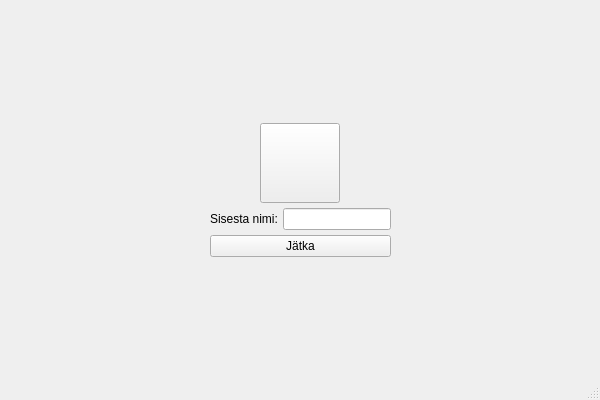
<?xml version="1.0" encoding="UTF-8"?>
<ui version="4.0">
 <class>QMainWindow</class>
 <widget class="QMainWindow" name="QMainWindow">
  <property name="geometry">
   <rect>
    <x>0</x>
    <y>0</y>
    <width>600</width>
    <height>400</height>
   </rect>
  </property>
  <property name="sizePolicy">
   <sizepolicy hsizetype="Expanding" vsizetype="Expanding">
    <horstretch>0</horstretch>
    <verstretch>0</verstretch>
   </sizepolicy>
  </property>
  <property name="minimumSize">
   <size>
    <width>600</width>
    <height>400</height>
   </size>
  </property>
  <property name="maximumSize">
   <size>
    <width>2400</width>
    <height>1600</height>
   </size>
  </property>
  <property name="windowTitle">
   <string>MÖLA</string>
  </property>
  <widget class="QWidget" name="centralwidget">
   <property name="sizePolicy">
    <sizepolicy hsizetype="Expanding" vsizetype="Expanding">
     <horstretch>0</horstretch>
     <verstretch>0</verstretch>
    </sizepolicy>
   </property>
   <property name="maximumSize">
    <size>
     <width>2400</width>
     <height>1600</height>
    </size>
   </property>
   <layout class="QGridLayout" name="gridLayout">
    <item row="0" column="1">
     <spacer name="verticalSpacer">
      <property name="orientation">
       <enum>Qt::Vertical</enum>
      </property>
      <property name="sizeHint" stdset="0">
       <size>
        <width>20</width>
        <height>40</height>
       </size>
      </property>
     </spacer>
    </item>
    <item row="1" column="0">
     <spacer name="horizontalSpacer">
      <property name="orientation">
       <enum>Qt::Horizontal</enum>
      </property>
      <property name="sizeHint" stdset="0">
       <size>
        <width>40</width>
        <height>20</height>
       </size>
      </property>
     </spacer>
    </item>
    <item row="1" column="2">
     <spacer name="horizontalSpacer_2">
      <property name="orientation">
       <enum>Qt::Horizontal</enum>
      </property>
      <property name="sizeHint" stdset="0">
       <size>
        <width>40</width>
        <height>20</height>
       </size>
      </property>
     </spacer>
    </item>
    <item row="1" column="1">
     <layout class="QVBoxLayout" name="verticalLayout">
      <property name="spacing">
       <number>5</number>
      </property>
      <property name="sizeConstraint">
       <enum>QLayout::SetFixedSize</enum>
      </property>
      <item alignment="Qt::AlignHCenter">
       <widget class="QPushButton" name="btnAvatar">
        <property name="sizePolicy">
         <sizepolicy hsizetype="Fixed" vsizetype="Fixed">
          <horstretch>0</horstretch>
          <verstretch>0</verstretch>
         </sizepolicy>
        </property>
        <property name="minimumSize">
         <size>
          <width>80</width>
          <height>80</height>
         </size>
        </property>
        <property name="maximumSize">
         <size>
          <width>80</width>
          <height>80</height>
         </size>
        </property>
        <property name="toolTip">
         <string>Vali profiilipilt</string>
        </property>
        <property name="text">
         <string/>
        </property>
        <property name="autoDefault">
         <bool>false</bool>
        </property>
        <property name="default">
         <bool>false</bool>
        </property>
        <property name="flat">
         <bool>false</bool>
        </property>
       </widget>
      </item>
      <item>
       <layout class="QGridLayout" name="layoutKasutajaNimi">
        <item row="2" column="0" colspan="2">
         <widget class="QPushButton" name="btnJatka">
          <property name="sizePolicy">
           <sizepolicy hsizetype="Minimum" vsizetype="Fixed">
            <horstretch>0</horstretch>
            <verstretch>0</verstretch>
           </sizepolicy>
          </property>
          <property name="text">
           <string>Jätka</string>
          </property>
         </widget>
        </item>
        <item row="1" column="0" colspan="2">
         <layout class="QHBoxLayout" name="horizontalLayout_2" stretch="0,0">
          <property name="spacing">
           <number>5</number>
          </property>
          <item>
           <widget class="QLabel" name="lblNimi">
            <property name="sizePolicy">
             <sizepolicy hsizetype="Fixed" vsizetype="Fixed">
              <horstretch>0</horstretch>
              <verstretch>0</verstretch>
             </sizepolicy>
            </property>
            <property name="text">
             <string>Sisesta nimi:</string>
            </property>
           </widget>
          </item>
          <item>
           <widget class="QLineEdit" name="lineNimi">
            <property name="sizePolicy">
             <sizepolicy hsizetype="Expanding" vsizetype="Fixed">
              <horstretch>0</horstretch>
              <verstretch>0</verstretch>
             </sizepolicy>
            </property>
           </widget>
          </item>
         </layout>
        </item>
       </layout>
      </item>
     </layout>
    </item>
    <item row="2" column="1">
     <spacer name="verticalSpacer_2">
      <property name="orientation">
       <enum>Qt::Vertical</enum>
      </property>
      <property name="sizeHint" stdset="0">
       <size>
        <width>20</width>
        <height>40</height>
       </size>
      </property>
     </spacer>
    </item>
   </layout>
  </widget>
  <widget class="QStatusBar" name="statusBar">
   <property name="sizePolicy">
    <sizepolicy hsizetype="Fixed" vsizetype="Fixed">
     <horstretch>0</horstretch>
     <verstretch>0</verstretch>
    </sizepolicy>
   </property>
   <property name="maximumSize">
    <size>
     <width>600</width>
     <height>20</height>
    </size>
   </property>
  </widget>
 </widget>
 <resources/>
 <connections/>
</ui>
